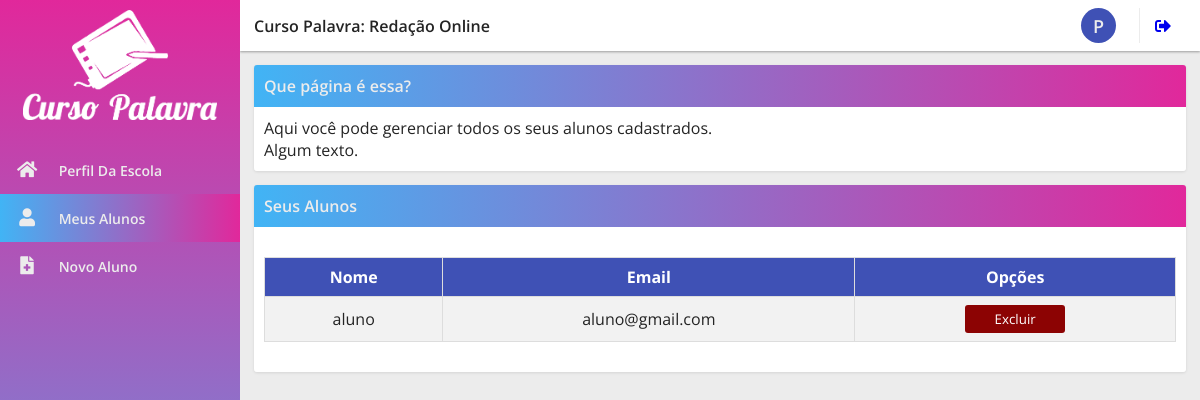
The page /php/area_interna_escola/meus_alunos.php on the database as committed earlier.
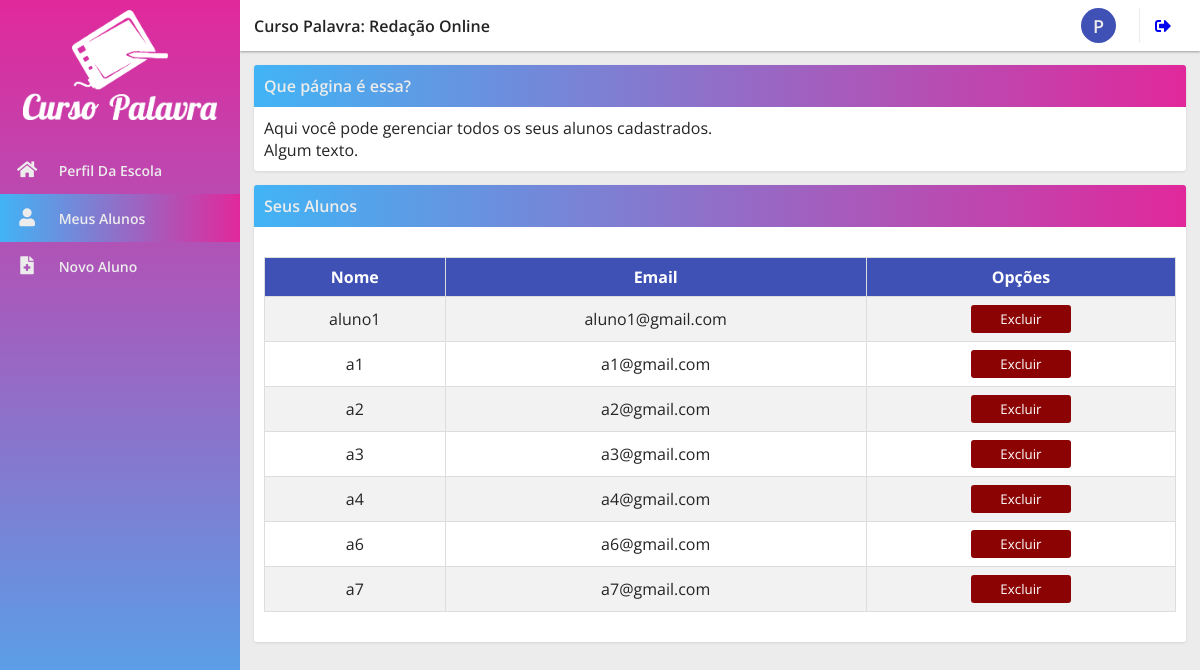
The same page on the database as committed later.
### tables this page shows
CREATE TABLE `aluno` (
  `id_aluno` int(11) NOT NULL,
  `nome_aluno` varchar(50) NOT NULL,
  `email_aluno` varchar(50) NOT NULL,
  `cpf_aluno` varchar(14) DEFAULT NULL,
  `senha_aluno` varchar(50) NOT NULL,
  `nome_escola` varchar(100) NOT NULL,
  `id_escola` int(11) NOT NULL,
  `tipo_plano` int(11) NOT NULL,
  `limite_redacoes` int(11) NOT NULL,
  `acesso` int(1) NOT NULL
);

### php/area_interna_escola/meus_alunos.php (the view, shortened to what this page needs)
<?php
    include './../connection.php';
?>
<html>
    <head>
        <link rel="stylesheet" href="https://use.fontawesome.com/releases/v5.11.2/css/all.css">
        <link href="./../../css/area_interna_style.css" rel="stylesheet">
        <link rel="stylesheet" href="./../../css/style_table.css">
        <link rel="stylesheet" href="./../../css/style_btn_table.css">
    </head>
    <body>
        <div class="sidenavWrapper">
            <div class="sidenav">
                <div class="sidenavLogo">
                    <div class="sidenavImage">
                        <a href="./escola_profile.php" class="aLogo">
                            <img class="pointer" src="./../../images/logo_center_fff.png">
                        </a>
                    </div>
                </div>
                <a href="./escola_profile.php" class="">
                    <i class="fas fa-home iSidenav"></i>
                    <span class="sidenavTxt">Perfil Da Escola</span>
                </a>
                <a href="./meus_alunos.php" class="active">
                    <i class="fas fa-user iSidenav"></i>
                    <span class="sidenavTxt">Meus Alunos</span>
                </a>
                <a href="./cadastro_aluno.php" class="">
                    <i class="fas fa-file-medical iSidenav"></i>
                    <span class="sidenavTxt">Novo Aluno</span>
                </a>
            </div>
        <div class="content">
            <div class="header">
                <div class="title">
                    <span>Curso Palavra: Redação Online</span>
                </div>
                <div class="user">
                    <div class="profile center">P</div>
                    <span class="username"><?php echo $_SESSION['email_escola'];?></span>
                </div>
                <div class="widgets logout">
                    <a href="./../login/logout.php"><i class="fas fa-sign-out-alt"></i></a>
                </div>
            </div>
            <div class="cardWrapper">
                <div class="cardTop">
                    Que página é essa?
                </div>
                <div class="card">
                    <span>Aqui você pode gerenciar todos os seus alunos cadastrados.
                        <br>
                        Algum texto.
                    </span>
                </div>
            </div>
            <div class="cardWrapper">
                <div class="cardTop">
                    Seus Alunos
                </div>
                <div class="card">
                    <?php
                        $sql_select_alunos = "SELECT * FROM aluno WHERE id_escola = '{$_SESSION['id_escola']}'";
                        $sql_select_alunos_result = mysqli_query($conn, $sql_select_alunos);
                        if($sql_select_alunos_result){
                            $row_meus_alunos = mysqli_num_rows($sql_select_alunos_result);
                            if($row_meus_alunos >= 1){
                                echo '
                                <table>
                                    <tr>
                                        <th>Nome</th>
                                        <th>Email</th>
                                        <th>Opções</th>
                                    </tr>
                                ';
                                while($row_dados_alunos = mysqli_fetch_array($sql_select_alunos_result)){
                                    echo '
                                        <tr>
                                            <td>'.$row_dados_alunos['nome_aluno'].'</td>
                                            <td>'.$row_dados_alunos['email_aluno'].'</td>
                                            <td>
                                                <button style="width: 100px; background-color: #8C0303; padding: 5px; border-radius: 3px; border: none;"><a style="text-decoration: none; font-family: Arial, font-size: 15px; color: #ffffff;" href="./delete_aluno.php?id_aluno='.$row_dados_alunos['id_aluno'].'">Excluir</a></button>
                                            </td>
                                        </tr>';
                                }
                            }
                        }else{
                            echo 'Erro ao selecionar dados do corretores na base de dados.';
                        }
                    ?>
                </div>
            </div>
        </div>
    </body>
</html>

### css/area_interna_style.css (style rules this page uses)
* { margin: 0; font-family: 'Open Sans', sans-serif; transition: .25s; }
body { color: #242424; background-color: #ececec; }
.df, .center { display: flex; }
.jcc, .center { justify-content: center; }
.aic, .center { align-items: center; }
.sidenav { height: 100%; width: 240px; background-color: #E1289B; background-image: linear-gradient(#E1289B, #41B4F5); top: 0; left: 0; position: fixed; color: #ececec; }
.sidenavLogo { margin-bottom: 16px; display: flex; justify-content: center; padding: 10px; }
.sidenavLogo img { height: 110px; }
.sidenav i { width: 26px; font-size: 18px; text-align: center; margin-right: 15px; }
.sidenav a { text-decoration: none; display: block; padding: 14px; font-weight: 600; transition: .15s ease all; color: #ececec!important; font-size: 14px; }
.aLogo { padding: 0px!important; }
.active, .sidenav a:hover { background-image: linear-gradient(to right, #41B4F5, #E1289B); }
div.content { margin-left: 240px; }
.header { color: #242424; display: flex; flex-direction: row; align-items: center; padding: 8px 14px 8px 14px; box-shadow: 0 1px 3px rgba(0,0,0,0.12), 0 1px 2px rgba(0,0,0,0.24); font-weight: 600; background-color: white; }
.title { width: 100%; }
.widgets { padding: 0px 15px 0px 15px; color: #242424; }
.profile { border-radius: 50px; height: 35px; width: 35px; background-color: #3f51b5; color: #ececec; font-size: 18px; }
.user { display: flex; align-items: center; padding: 0px 15px 0px 15px; border-right: 1px solid #ececec; }
.username { padding: 8px 0px 8px 8px; }
.cardWrapper { margin: 14px; box-shadow: 0 1px 3px rgba(0,0,0,.1); border-radius: 3px; overflow: hidden; }
.cardTop { background-image: linear-gradient(to right, #41B4F5, #E1289B); color: #ececec; padding: 10px; font-weight: 600; }
.card { background-color: white; padding: 10px; }

### css/style_table.css (style rules this page uses)
table { border-collapse: collapse; width: 100%; text-align: center; margin-top: 20px; }
table td, th { border: 1px solid #ddd; padding: 8px; }
table th { background-color: #3f51b5; color: #fff; text-align: center; }
table tr:nth-child(even) { background-color: #f2f2f2; }

Rows that differ between the two databases and show on the page:
changed aluno: nome_aluno "aluno" → "aluno1"; email_aluno "aluno@gmail.com" → "aluno1@gmail.com"
added aluno: nome_aluno "a1", email_aluno "a1@gmail.com"
added aluno: nome_aluno "a2", email_aluno "a2@gmail.com"
added aluno: nome_aluno "a3", email_aluno "a3@gmail.com"
added aluno: nome_aluno "a4", email_aluno "a4@gmail.com"
added aluno: nome_aluno "a6", email_aluno "a6@gmail.com"
added aluno: nome_aluno "a7", email_aluno "a7@gmail.com"
